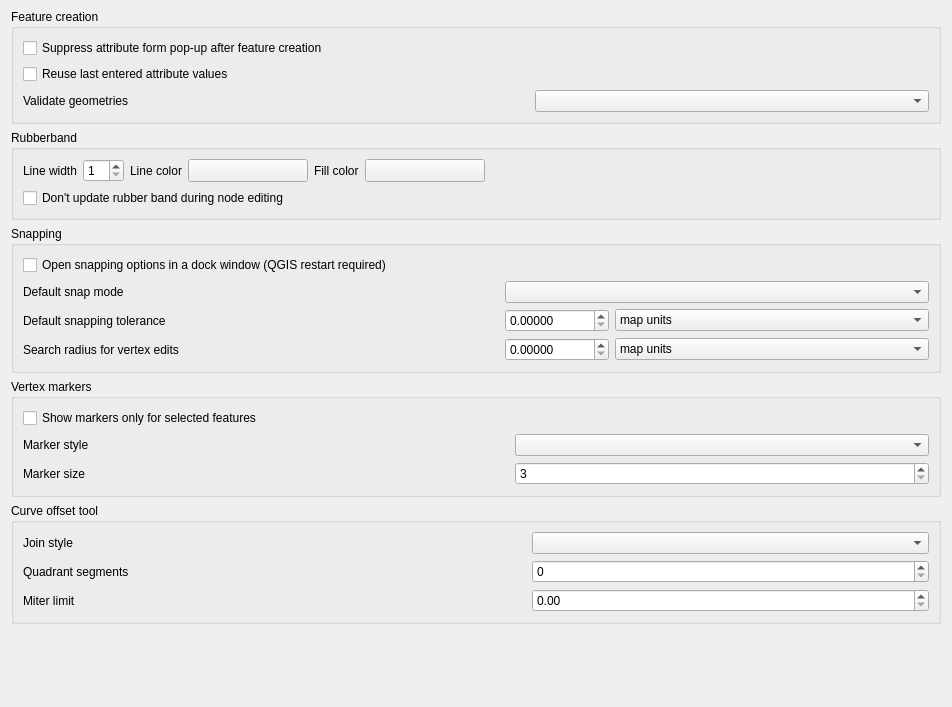
             <widget class="QWidget" name="mOptionsScrollAreaContents_07">
              <property name="geometry">
               <rect>
                <x>0</x>
                <y>0</y>
                <width>952</width>
                <height>707</height>
               </rect>
              </property>
              <layout class="QVBoxLayout" name="verticalLayout_31">
               <property name="topMargin">
                <number>9</number>
               </property>
               <item>
                <widget class="QgsCollapsibleGroupBox" name="mEnterAttributeValuesGroupBox">
                 <property name="title">
                  <string>Feature creation</string>
                 </property>
                 <layout class="QGridLayout" name="gridLayout_28">
                  <item row="2" column="2">
                   <widget class="QComboBox" name="mValidateGeometries">
                    <property name="sizePolicy">
                     <sizepolicy hsizetype="Expanding" vsizetype="Fixed">
                      <horstretch>0</horstretch>
                      <verstretch>0</verstretch>
                     </sizepolicy>
                    </property>
                   </widget>
                  </item>
                  <item row="2" column="0">
                   <widget class="QLabel" name="label_19">
                    <property name="text">
                     <string>Validate geometries</string>
                    </property>
                   </widget>
                  </item>
                  <item row="0" column="0" colspan="3">
                   <widget class="QCheckBox" name="chkDisableAttributeValuesDlg">
                    <property name="text">
                     <string>Suppress attribute form pop-up after feature creation</string>
                    </property>
                    <property name="tristate">
                     <bool>false</bool>
                    </property>
                   </widget>
                  </item>
                  <item row="2" column="1">
                   <spacer name="horizontalSpacer_32">
                    <property name="orientation">
                     <enum>Qt::Horizontal</enum>
                    </property>
                    <property name="sizeHint" stdset="0">
                     <size>
                      <width>40</width>
                      <height>20</height>
                     </size>
                    </property>
                   </spacer>
                  </item>
                  <item row="1" column="0" colspan="3">
                   <widget class="QCheckBox" name="chkReuseLastValues">
                    <property name="text">
                     <string>Reuse last entered attribute values</string>
                    </property>
                    <property name="tristate">
                     <bool>false</bool>
                    </property>
                   </widget>
                  </item>
                 </layout>
                </widget>
               </item>
               <item>
                <widget class="QgsCollapsibleGroupBox" name="mRubberBandGroupBox">
                 <property name="title">
                  <string>Rubberband</string>
                 </property>
                 <layout class="QGridLayout" name="_9">
                  <item row="0" column="9">
                   <spacer name="horizontalSpacer_33">
                    <property name="orientation">
                     <enum>Qt::Horizontal</enum>
                    </property>
                    <property name="sizeHint" stdset="0">
                     <size>
                      <width>40</width>
                      <height>20</height>
                     </size>
                    </property>
                   </spacer>
                  </item>
                  <item row="0" column="0">
                   <widget class="QLabel" name="mLineWidthTextLabel">
                    <property name="sizePolicy">
                     <sizepolicy hsizetype="Maximum" vsizetype="Preferred">
                      <horstretch>0</horstretch>
                      <verstretch>0</verstretch>
                     </sizepolicy>
                    </property>
                    <property name="text">
                     <string>Line width</string>
                    </property>
                   </widget>
                  </item>
                  <item row="0" column="2">
                   <widget class="QLabel" name="mLineColorTextLabel">
                    <property name="sizePolicy">
                     <sizepolicy hsizetype="Maximum" vsizetype="Preferred">
                      <horstretch>0</horstretch>
                      <verstretch>0</verstretch>
                     </sizepolicy>
                    </property>
                    <property name="text">
                     <string>Line color</string>
                    </property>
                   </widget>
                  </item>
                  <item row="0" column="1">
                   <widget class="QSpinBox" name="mLineWidthSpinBox">
                    <property name="toolTip">
                     <string>Line width in pixels</string>
                    </property>
                    <property name="minimum">
                     <number>1</number>
                    </property>
                   </widget>
                  </item>
                  <item row="0" column="5">
                   <widget class="QgsColorButtonV2" name="mFillColorToolButton">
                    <property name="sizePolicy">
                     <sizepolicy hsizetype="Fixed" vsizetype="Fixed">
                      <horstretch>0</horstretch>
                      <verstretch>0</verstretch>
                     </sizepolicy>
                    </property>
                    <property name="minimumSize">
                     <size>
                      <width>120</width>
                      <height>0</height>
                     </size>
                    </property>
                    <property name="maximumSize">
                     <size>
                      <width>120</width>
                      <height>16777215</height>
                     </size>
                    </property>
                    <property name="text">
                     <string/>
                    </property>
                   </widget>
                  </item>
                  <item row="0" column="4">
                   <widget class="QLabel" name="mSelectColorTextLabel">
                    <property name="sizePolicy">
                     <sizepolicy hsizetype="Maximum" vsizetype="Preferred">
                      <horstretch>0</horstretch>
                      <verstretch>0</verstretch>
                     </sizepolicy>
                    </property>
                    <property name="text">
                     <string>Fill color</string>
                    </property>
                   </widget>
                  </item>
                  <item row="0" column="3">
                   <widget class="QgsColorButtonV2" name="mLineColorToolButton">
                    <property name="sizePolicy">
                     <sizepolicy hsizetype="Fixed" vsizetype="Fixed">
                      <horstretch>0</horstretch>
                      <verstretch>0</verstretch>
                     </sizepolicy>
                    </property>
                    <property name="minimumSize">
                     <size>
                      <width>120</width>
                      <height>0</height>
                     </size>
                    </property>
                    <property name="maximumSize">
                     <size>
                      <width>120</width>
                      <height>16777215</height>
                     </size>
                    </property>
                    <property name="text">
                     <string/>
                    </property>
                   </widget>
                  </item>
                  <item row="1" column="0" colspan="7">
                   <widget class="QCheckBox" name="mLineGhostCheckBox">
                    <property name="text">
                     <string>Don't update rubber band during node editing</string>
                    </property>
                   </widget>
                  </item>
                 </layout>
                </widget>
               </item>
               <item>
                <widget class="QgsCollapsibleGroupBox" name="mSnappingGroupBox">
                 <property name="title">
                  <string>Snapping</string>
                 </property>
                 <layout class="QGridLayout" name="_10">
                  <item row="1" column="0">
                   <widget class="QLabel" name="mDefaultSnapModeLabel">
                    <property name="text">
                     <string>Default snap mode</string>
                    </property>
                   </widget>
                  </item>
                  <item row="1" column="4" colspan="2">
                   <widget class="QComboBox" name="mDefaultSnapModeComboBox">
                    <property name="sizePolicy">
                     <sizepolicy hsizetype="Expanding" vsizetype="Fixed">
                      <horstretch>0</horstretch>
                      <verstretch>0</verstretch>
                     </sizepolicy>
                    </property>
                   </widget>
                  </item>
                  <item row="2" column="0" colspan="2">
                   <widget class="QLabel" name="mDefaultSnappingToleranceTextLabel">
                    <property name="text">
                     <string>Default snapping tolerance</string>
                    </property>
                   </widget>
                  </item>
                  <item row="2" column="4">
                   <widget class="QDoubleSpinBox" name="mDefaultSnappingToleranceSpinBox">
                    <property name="decimals">
                     <number>5</number>
                    </property>
                    <property name="maximum">
                     <double>99999999.989999994635582</double>
                    </property>
                   </widget>
                  </item>
                  <item row="3" column="0" colspan="3">
                   <widget class="QLabel" name="mVertexSearchRadiusVertexEditLabel">
                    <property name="text">
                     <string>Search radius for vertex edits</string>
                    </property>
                   </widget>
                  </item>
                  <item row="3" column="4">
                   <widget class="QDoubleSpinBox" name="mSearchRadiusVertexEditSpinBox">
                    <property name="decimals">
                     <number>5</number>
                    </property>
                    <property name="maximum">
                     <double>99999999.989999994635582</double>
                    </property>
                   </widget>
                  </item>
                  <item row="2" column="5">
                   <widget class="QComboBox" name="mDefaultSnappingToleranceComboBox">
                    <property name="sizePolicy">
                     <sizepolicy hsizetype="Expanding" vsizetype="Fixed">
                      <horstretch>0</horstretch>
                      <verstretch>0</verstretch>
                     </sizepolicy>
                    </property>
                    <item>
                     <property name="text">
                      <string>map units</string>
                     </property>
                    </item>
                    <item>
                     <property name="text">
                      <string>pixels</string>
                     </property>
                    </item>
                   </widget>
                  </item>
                  <item row="3" column="5">
                   <widget class="QComboBox" name="mSearchRadiusVertexEditComboBox">
                    <item>
                     <property name="text">
                      <string>map units</string>
                     </property>
                    </item>
                    <item>
                     <property name="text">
                      <string>pixels</string>
                     </property>
                    </item>
                   </widget>
                  </item>
                  <item row="3" column="3">
                   <spacer>
                    <property name="orientation">
                     <enum>Qt::Horizontal</enum>
                    </property>
                    <property name="sizeHint" stdset="0">
                     <size>
                      <width>61</width>
                      <height>20</height>
                     </size>
                    </property>
                   </spacer>
                  </item>
                  <item row="2" column="2" colspan="2">
                   <spacer>
                    <property name="orientation">
                     <enum>Qt::Horizontal</enum>
                    </property>
                    <property name="sizeHint" stdset="0">
                     <size>
                      <width>241</width>
                      <height>20</height>
                     </size>
                    </property>
                   </spacer>
                  </item>
                  <item row="1" column="1" colspan="3">
                   <spacer>
                    <property name="orientation">
                     <enum>Qt::Horizontal</enum>
                    </property>
                    <property name="sizeHint" stdset="0">
                     <size>
                      <width>311</width>
                      <height>20</height>
                     </size>
                    </property>
                   </spacer>
                  </item>
                  <item row="0" column="0" colspan="6">
                   <widget class="QCheckBox" name="cbxSnappingOptionsDocked">
                    <property name="text">
                     <string>Open snapping options in a dock window (QGIS restart required)</string>
                    </property>
                   </widget>
                  </item>
                 </layout>
                </widget>
               </item>
               <item>
                <widget class="QgsCollapsibleGroupBox" name="mVertexMarkerGroupBox">
                 <property name="title">
                  <string>Vertex markers</string>
                 </property>
                 <layout class="QGridLayout" name="_11">
                  <item row="1" column="0">
                   <widget class="QLabel" name="mMarkerStyleLabel">
                    <property name="text">
                     <string>Marker style</string>
                    </property>
                   </widget>
                  </item>
                  <item row="1" column="1">
                   <spacer>
                    <property name="orientation">
                     <enum>Qt::Horizontal</enum>
                    </property>
                    <property name="sizeHint" stdset="0">
                     <size>
                      <width>281</width>
                      <height>20</height>
                     </size>
                    </property>
                   </spacer>
                  </item>
                  <item row="1" column="2">
                   <widget class="QComboBox" name="mMarkerStyleComboBox">
                    <property name="sizePolicy">
                     <sizepolicy hsizetype="Expanding" vsizetype="Fixed">
                      <horstretch>0</horstretch>
                      <verstretch>0</verstretch>
                     </sizepolicy>
                    </property>
                   </widget>
                  </item>
                  <item row="2" column="2">
                   <widget class="QSpinBox" name="mMarkerSizeSpinBox">
                    <property name="layoutDirection">
                     <enum>Qt::LeftToRight</enum>
                    </property>
                    <property name="minimum">
                     <number>3</number>
                    </property>
                    <property name="singleStep">
                     <number>1</number>
                    </property>
                   </widget>
                  </item>
                  <item row="2" column="0">
                   <widget class="QLabel" name="label_6">
                    <property name="text">
                     <string>Marker size</string>
                    </property>
                   </widget>
                  </item>
                  <item row="2" column="1">
                   <spacer>
                    <property name="orientation">
                     <enum>Qt::Horizontal</enum>
                    </property>
                    <property name="sizeHint" stdset="0">
                     <size>
                      <width>40</width>
                      <height>20</height>
                     </size>
                    </property>
                   </spacer>
                  </item>
                  <item row="0" column="0" colspan="3">
                   <widget class="QCheckBox" name="mMarkersOnlyForSelectedCheckBox">
                    <property name="text">
                     <string>Show markers only for selected features</string>
                    </property>
                   </widget>
                  </item>
                 </layout>
                </widget>
               </item>
               <item>
                <widget class="QgsCollapsibleGroupBox" name="groupBox_21">
                 <property name="title">
                  <string>Curve offset tool</string>
                 </property>
                 <layout class="QGridLayout" name="gridLayout">
                  <item row="1" column="2">
                   <widget class="QSpinBox" name="mOffsetQuadSegSpinBox"/>
                  </item>
                  <item row="2" column="0">
                   <widget class="QLabel" name="label_28">
                    <property name="text">
                     <string>Miter limit</string>
                    </property>
                   </widget>
                  </item>
                  <item row="0" column="0">
                   <widget class="QLabel" name="label_26">
                    <property name="text">
                     <string>Join style</string>
                    </property>
                   </widget>
                  </item>
                  <item row="0" column="2">
                   <widget class="QComboBox" name="mOffsetJoinStyleComboBox">
                    <property name="sizePolicy">
                     <sizepolicy hsizetype="Expanding" vsizetype="Fixed">
                      <horstretch>0</horstretch>
                      <verstretch>0</verstretch>
                     </sizepolicy>
                    </property>
                   </widget>
                  </item>
                  <item row="1" column="0">
                   <widget class="QLabel" name="label_27">
                    <property name="text">
                     <string>Quadrant segments</string>
                    </property>
                   </widget>
                  </item>
                  <item row="2" column="2">
                   <widget class="QDoubleSpinBox" name="mCurveOffsetMiterLimitComboBox"/>
                  </item>
                  <item row="0" column="1">
                   <spacer name="horizontalSpacer_29">
                    <property name="orientation">
                     <enum>Qt::Horizontal</enum>
                    </property>
                    <property name="sizeHint" stdset="0">
                     <size>
                      <width>40</width>
                      <height>20</height>
                     </size>
                    </property>
                   </spacer>
                  </item>
                  <item row="1" column="1">
                   <spacer name="horizontalSpacer_30">
                    <property name="orientation">
                     <enum>Qt::Horizontal</enum>
                    </property>
                    <property name="sizeHint" stdset="0">
                     <size>
                      <width>40</width>
                      <height>20</height>
                     </size>
                    </property>
                   </spacer>
                  </item>
                  <item row="2" column="1">
                   <spacer name="horizontalSpacer_31">
                    <property name="orientation">
                     <enum>Qt::Horizontal</enum>
                    </property>
                    <property name="sizeHint" stdset="0">
                     <size>
                      <width>40</width>
                      <height>20</height>
                     </size>
                    </property>
                   </spacer>
                  </item>
                 </layout>
                </widget>
               </item>
               <item>
                <spacer name="verticalSpacer_4">
                 <property name="orientation">
                  <enum>Qt::Vertical</enum>
                 </property>
                 <property name="sizeHint" stdset="0">
                  <size>
                   <width>20</width>
                   <height>40</height>
                  </size>
                 </property>
                </spacer>
               </item>
              </layout>
             </widget>
